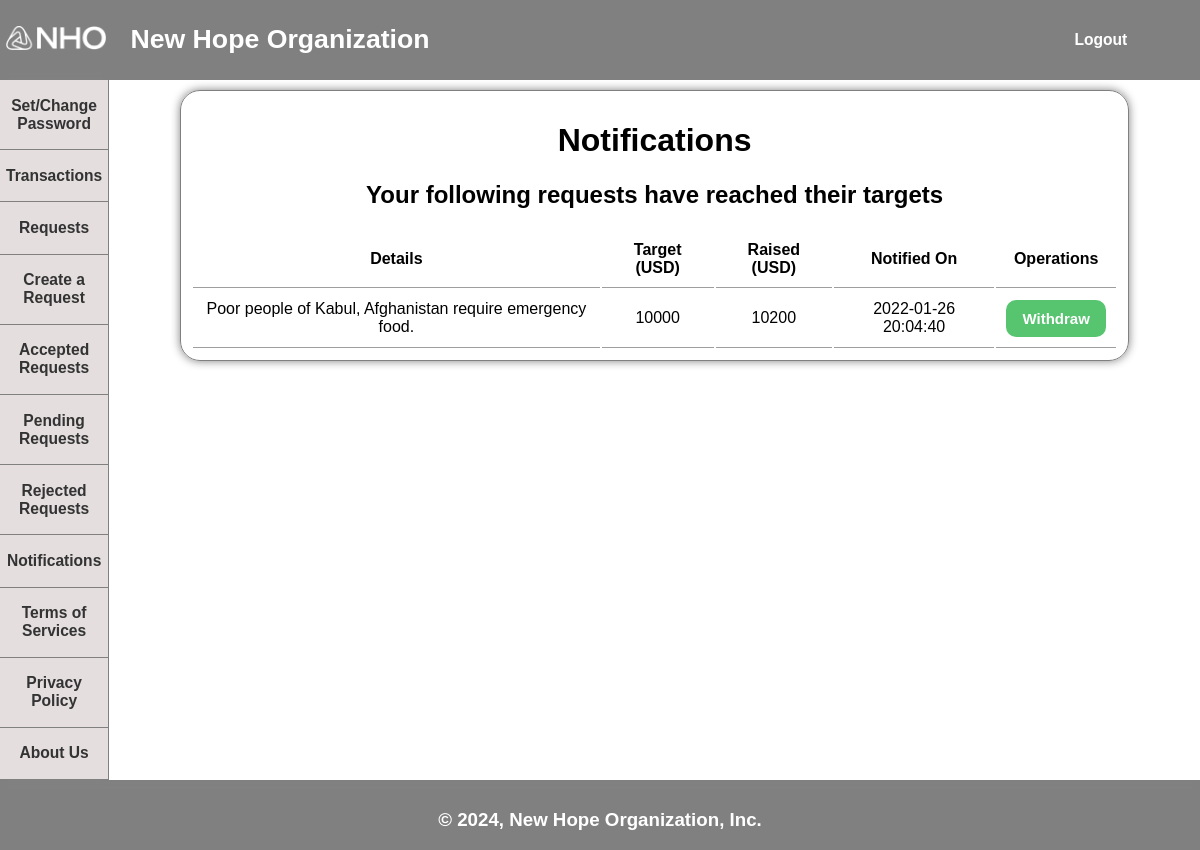
Page /ngo/notifications.ngo.php (signed in) on the committed database.
### tables this page shows
CREATE TABLE `requests` (
  `id` int(11) NOT NULL,
  `details` text NOT NULL,
  `target` float NOT NULL,
  `raised` float NOT NULL,
  `stype` int(11) NOT NULL,
  `status` varchar(20) NOT NULL,
  `time` datetime NOT NULL,
  `ngo` varchar(20) NOT NULL,
  `reason` text NOT NULL,
  `admin` varchar(20) NOT NULL,
  `notify` datetime NOT NULL
);

### ngo/notifications.ngo.php (the view, shortened to what this page needs)
<?php
include_once '../config/connection.config.php';
?>
<!DOCTYPE html>
<html lang="en">
<head>
    <link rel="stylesheet" href="../styles/style.css" />
</head>
<body>
    <div class="main">
        <div class="header">
            <a href="../index.php">
                <button class="title">
                    <div class="logo-div">
                        <img class="logo" src="../images/logo.png" alt="NHO" />
                    </div>
                    <div class="heading-div">
                        <h1 class="heading">New Hope Organization</h1>
                    </div>
                </button>
            </a>
        </div>
        <div class="log">
            <?php
        if (!isset($_SESSION['userId']) || $_SESSION['userId']==NULL) { ?>
            <a href="../login.php">
                <button class="logbtn">
                    <h3>Login</h3>
                </button>
            </a>
            <a href="../signup.php">
                <button class="logbtn">
                    <h3>Sign Up</h3>
                </button>
            </a>
            <?php } else { ?>
            <a href="../include/logout.include.php">
                <button class="logbtn">
                    <h3>Logout</h3>
                </button>
            </a>
            <?php }
        ?>
        </div>
        <div class="navigation">
            <?php
            if (isset($_SESSION['userId']) && $_SESSION['userId']!=NULL) { ?>
            <a href="../password.php"><button class="navbtn">
                    <h3>Set/Change Password</h3>
                </button></a>
            <a href="../transactions.php"><button class="navbtn">
                    <h3>Transactions</h3>
                </button></a>
            <a href="../requests.php"><button class="navbtn">
                    <h3>Requests</h3>
                </button></a>
            <?php }
            if (isset($_SESSION['userType']) && $_SESSION['userType']==1) { ?>
            <a href="../admin/pending-requests.admin.php"><button class="navbtn">
                    <h3>Pending Requests</h3>
                </button></a>
            <a href="../admin/add-admin.admin.php"><button class="navbtn">
                    <h3>Add New Admin</h3>
                </button></a>
            <?php } elseif (isset($_SESSION['userType']) && $_SESSION['userType']==2) { ?>
            <a href="create-request.ngo.php"><button class="navbtn">
                    <h3>Create a Request</h3>
                </button></a>
            <a href="accepted-requests.ngo.php"><button class="navbtn">
                    <h3>Accepted Requests</h3>
                </button></a>
            <a href="pending-requests.ngo.php"><button class="navbtn">
                    <h3>Pending Requests</h3>
                </button></a>
            <a href="rejected-requests.ngo.php"><button class="navbtn">
                    <h3>Rejected Requests</h3>
                </button></a>
            <a href="notifications.ngo.php"><button class="navbtn">
                    <h3>Notifications</h3>
                </button></a>
            <?php } ?>
            <a href="../tos.php"><button class="navbtn">
                    <h3>Terms of Services</h3>
                </button></a>
            <a href="../privacy-policy.php"><button class="navbtn">
                    <h3>Privacy Policy</h3>
                </button></a>
            <a href="../about-us.php"><button class="navbtn">
                    <h3>About Us</h3>
                </button></a>
        </div>
        <div class="content">
            <div class="card">
                <?php
                if (isset($_SESSION['userPass']) && $_SESSION['userPass']=='none' && $_SESSION['userType']==1) { ?>
                <h2 class="warning">You did not set any proper password yet. Your account is vulnerable!</h2>
                <a href="../password.php"><button class="pagebtn">Set Password</button></a>
                <?php } elseif (isset($_SESSION['userApproval']) && $_SESSION['userType']==2 && $_SESSION['userApproval']==0) { ?>
                <h2 class="warning">Before you can access all of the features,<br>You have to submit your organization
                    documents first for our moderation.</h2>
                <a href="add-documents.ngo.php"><button class="pagebtn">Add Documents</button></a>
                <?php } elseif (isset($_SESSION['userApproval']) && $_SESSION['userType']==2 && $_SESSION['userApproval']==1) { ?>
                <h2 class="warning">Your organization documents are received.<br>Please wait until the moderation
                    completes.</h2>
                <?php } else { ?>
                <?php
                    $ngo = $_SESSION['userName'];
                    $select = mysqli_query($conn, "SELECT * FROM requests WHERE ngo='$ngo' AND stype='3' ORDER BY notify DESC");
                    if (!mysqli_num_rows($select)) { ?>
                <h2>You do not have any notification yet</h2>
                <?php } else { ?>
                <h1>Notifications</h1>
                <h2>Your following requests have reached their targets</h2>
                <table class="list">
                    <tr>
                        <th>Details</th>
                        <th>Target (USD)</th>
                        <th>Raised (USD)</th>
                        <th>Notified On</th>
                        <th>Operations</th>
                    </tr>
                    <?php    while ($result = mysqli_fetch_assoc($select)) { ?>
                    <tr>
                        <td><?php echo $result['details']; ?></td>
                        <td><?php echo $result['target']; ?></td>
                        <td><?php echo $result['raised']; ?></td>
                        <td><?php echo $result['notify']; ?></td>
                        <td><a href="../include/notifications.include.php?id=<?php echo $result['id']; ?>"><button
                                    class="pagebtn tblbtn">Withdraw</button></a></td>
                    </tr>
                    <?php } ?>
                </table>
                <?php }
                    ?>
                <?php } ?>
            </div>
        </div>
        <div class="footer">
            <h3>&copy; <?php echo date('Y');?>, New Hope Organization, Inc.</h3>
        </div>
    </div>
</body>
</html>

### styles/style.css (style rules this page uses)
html, body { height: 100%; margin: 0; padding: 0; text-align: center; background-color: #808080; font-family: "proxima-soft", "Proxima Soft", "Proxima Nova Soft", Helvetica, Arial, sans-serif; scroll-behavior: smooth; }
.main { display: grid; height: 100%; grid-template-columns: repeat(12, 1fr); grid-template-rows: 80px auto 80px; }
.header { grid-column: 1 / -3; box-shadow: 1px 1px 5px #808080; background-color: #808080; align-self: center; text-align: left; height: 100%; }
.header a { text-decoration: none; }
.log { background-color: #808080; grid-column: span 2; align-self: center; }
.logo-div { height: 100%; width: 100%; padding: 6px; }
.logo { margin: 25px auto; width: 100%; }
.logbtn { background-color: #808080; text-decoration: none; border: 0; color: #ffffff; width: 45%; }
.navigation { box-shadow: 0px 0px 5px #808080; background-color: #c2c2c2; border-right: 1px solid #808080; grid-column: 1 / 2; }
.content { background-color: #ffffff; grid-column: 2 / -1; }
.footer { grid-column: 1 / -1; align-self: center; box-shadow: -1px -1px 5px #808080; color: #ffffff; }
button { cursor: pointer; }
.title { background-color: #808080; text-decoration: none; border: 0; border-bottom: 1px solid #808080; color: #ffffff; display: grid; grid-template-columns: 100px 350px; grid-template-rows: 1fr; align-content: center; height: 100%; padding: 0; transition: all 1s; }
.heading-div { width: 100%; align-self: center; padding: 5px; }
.heading { width: 100%; }
.navbtn { background-color: #e4dede; text-decoration: none; border: 0; color: #333333; width: 100%; border-bottom: 1px solid #808080; }
.card { padding: 10px; border: 1px solid #808080; width: 85%; margin: 10px auto; border-radius: 20px; box-shadow: 0 0 10px #808080; }
table { margin: auto; }
.pagebtn { margin: 0 auto 50px auto; background-color: #57c570; border: 0; padding: 10px; font-weight: bolder; color: #ffffff; border-radius: 10px; font-size: 15px; width: 100px; }
.tblbtn { margin: 0 auto; }
.list tr td, th { border-bottom: 1px solid #9e9e9e; padding: 10px; }
a { text-decoration: none; }

### rows in the picture
requests: details "Poor people of Kabul, Afghanistan require emergency food.", target "10000", raised "10200", notify "2022-01-26 20:04:40"
